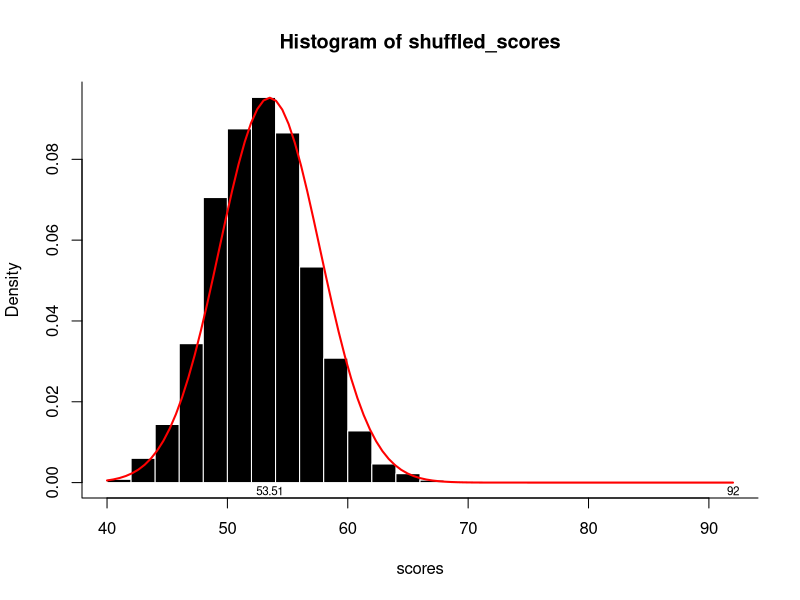

Generate this figure with R:
## ---- chunk 1
# Clear all objects (from the workspace)
rm(list = ls())
# Increase the limit for max.print in R
options(max.print=10000)
## ---- chunk 2
f <- function(seqX, seqY, score_match, score_mismatch)
{
  if (seqX == seqY)
  {
    score <- score_match
  }
  else
  {
    score <- score_mismatch
  }
  return(score)
}
## ---- chunk 3
# Score function
f0 <- function(seqX, seqY, score_match, score_mismatch, score_global_prev)
{
  score_global_curr = score_global_prev + f(seqX, seqY, score_match, score_mismatch)
  return(score_global_curr)
}
## ---- chunk 4
# Score function if seqX (or seqY) is aligned
f1 <- function(score_global_prev, weight)
{
  score_global_curr <- score_global_prev + weight
  return(score_global_curr)
}
## ---- chunk 5
f_score <- function(seqX, seqY, score_match, score_mismatch, score_global_prev, score_global_prevX, score_global_prevY, weight)
{
  score0 = f0(seqX, seqY, score_match, score_mismatch, score_global_prev)
  score1 = f1(score_global_prevX, weight)
  score2 = f1(score_global_prevY, weight)
  score = max(c(score0, score1, score2))
  return(score)
}
## ---- chunk 6
f_alignment <- function(seqx, seqy, score, score_match, score_mismatch, weights)
{
  ## Traceback
  i <- length(seqx)
  j <- length(seqy)
  ax <- character()
  ay <- character()
  
  # Add a 'dash' if a gap is required
  while (i>1 && j>1){
    sc <- score[i-1,j-1]
    sc <- f0(seqx[i], seqy[j], score_match, score_mismatch, sc)
    
    if (sc == score[i,j]) # best score is in the upper diagonal
    {
      ax <- c(seqx[i], ax)
      ay <- c(seqy[j], ay)
      i <- i-1
      j <- j-1
    }
    else if (f1(score[i,j-1], weights) == score[i,j]) # best score is up
    {
      ax <- c("-",     ax)
      ay <- c(seqy[j], ay)
      j <- j-1
    }
    else #if ((score[i-1,j] + weights) == score[i,j]) # best score is to the left
    {
      ax <- c(seqx[i], ax)
      ay <- c("-",     ay)
      i <- i-1
    }
  }
  
  # Add a 'bar' if both are equal
  seq.x <- c('',unlist(strsplit(paste(ax, collapse=''), '')))
  seq.y <- c('',unlist(strsplit(paste(ay, collapse=''), '')))
  bar = character()
  for (i in 2:length(seq.x))
  { 
    if (seq.x[i]==seq.y[i])
    {
      bar <- c(bar, '|')
    }
    else
    {
      bar <- c(bar, ' ')
    }
  }
  
  cat(paste(ax, collapse=''), "\n")
  cat(paste(bar, collapse=''), "\n")
  cat(paste(ay, collapse=''), "\n")
  return (c(ax, ay))
}
## ---- chunk 7
f_global_score <- function(Y, X, score_match, score_mismatch, weights, printTable, printAlignment)
{
  # Convert the strings into sequences (arrays) to access each letter in a loop
  # Also, contatenate an empty character at the begining of each sequence
  seq.x <- c('',unlist(strsplit(X, '')))
  seq.y <- c('',unlist(strsplit(Y, '')))
  
  # Initialize the DPM matrix
  tbl_score <- matrix(NA, length(seq.x), length(seq.y))
  
  # Add wy weights
  tbl_score[,1] <- sapply(1:length(seq.x)-1, function(x) weights)
  # Add wx weights
  tbl_score[1,] <- sapply(1:length(seq.y)-1, function(x) weights)
  # Make the top left corner eq to zero
  tbl_score[1,1] <- 0
  
  # Iterate tbl_score and do the DPM algorithm
  # NOTE: start looping from the 3rd element of the sequence as 1st is the "letter" and 2nd is the weight
  for (i in 2:length(seq.x))
  { 
    for (j in 2:length(seq.y))
    {
      tbl_score[i,j] = f_score(
        seq.x[i],            # seqX
        seq.y[j],            # seqY
        score_match,         # score_match
        score_mismatch,      # score_mismatch
        tbl_score[i-1, j-1], # score_global_prev
        tbl_score[i-1,j],    # score_global_prevX
        tbl_score[i,j-1],    # score_global_prevY
        weights)             # weight
    }
  }
  # Save table
  dimnames(tbl_score) = list(
      c('Gap', seq.x[-1]), # row names
      c('Gap', seq.y[-1])) # column names
  # Save global score
  globalScore = tbl_score[nrow(tbl_score),ncol(tbl_score)]
  
  # Print tbl_score and Global Score
  if (printTable)
  {
    print(tbl_score)
    cat("Global Score =", globalScore, '\n')
  }
  if (printAlignment)
  {
    f_alignment(seq.x, seq.y, tbl_score, score_match, score_mismatch, weights)
  }
  
  return(globalScore)
}
## ---- chunk 8
# Input parameters - aka. the 2 sequence to be aligned
Y              <- 'TAGGGAACG'
X              <- 'ATCTAGCGATCGATT'
score_match    <- 2 # my TEC ID = A01212611 -> 1+1=2 ...
score_mismatch <- 0
weights        <- -1
printTable     <- TRUE
printAlignment <- TRUE

f_global_score(X, Y, score_match, score_mismatch, weights, printTable, printAlignment)
## ---- chunk 9
# Input parameters - aka. the 2 sequence to be aligned
Y              <- 'TATCTGAATTACTTACACCACTGGGCATTGATTTAGATGAGTGGAGTATGGCTACATAC' #NC_045512 COVID-19
X              <- 'TTTCTGATCTCCTTACCAACATGGGTATTGATCTTGATGAGTGGAGTGTAGCTACATTC'    #NC_004718 SARS
score_match    <- 2 # my TEC ID = A01212611 -> 1+1=2 ...
score_mismatch <- 0
weights        <- -1
printTable     <- FALSE
printAlignment <- TRUE

sc_best = f_global_score(X, Y, score_match, score_mismatch, weights, printTable, printAlignment)
cat("Global Score =", sc_best, '\n')
## ---- chunk 10
printAlignment <- FALSE

shuffled_scores = c(sc_best)
for (i in 0:2500)
{
  X_shuff = stringi::stri_rand_shuffle(X)
  Y_shuff = stringi::stri_rand_shuffle(Y)
  shuffled_scores = c(
    shuffled_scores, 
    f_global_score(X_shuff, Y_shuff, score_match, score_mismatch, weights, printTable, printAlignment))
}
## ---- chunk 11
hist(shuffled_scores,
prob=TRUE, col="black", border="white", xlab="scores", breaks=25)
box(bty="l")
# Draw density function (assuming normal dist)
score_mean = mean(shuffled_scores)
score_sd   = sd(shuffled_scores)
curve(dnorm(x,mean=score_mean,sd=score_sd), add=TRUE, col="red", lwd=2)
text(score_mean, -0.002, round(score_mean,2), cex = 0.7)
text(sc_best, -0.002, round(sc_best,2), cex = 0.7)
